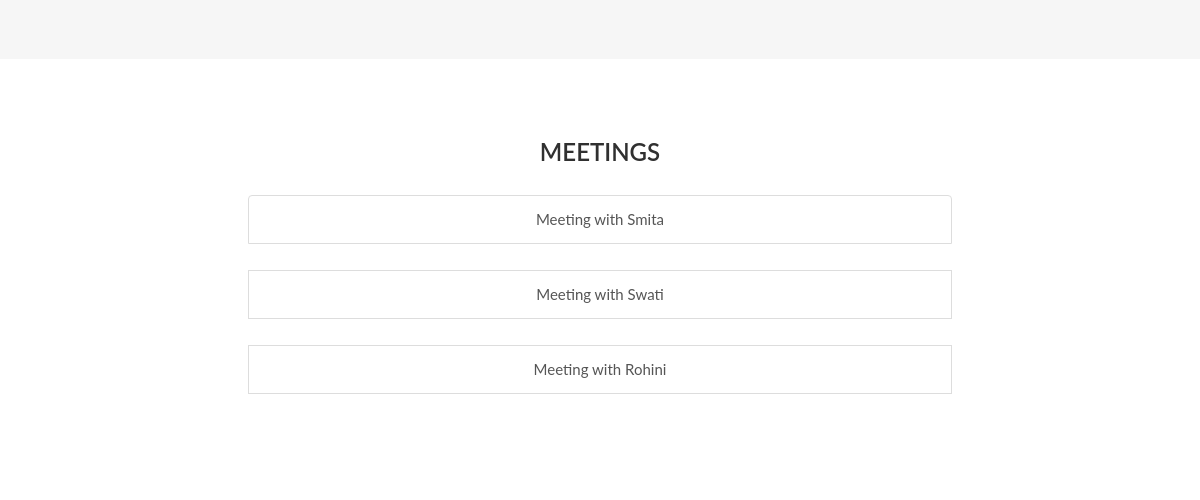
/mentor/?id=1 (lower part), run on an earlier commit of the app's database.
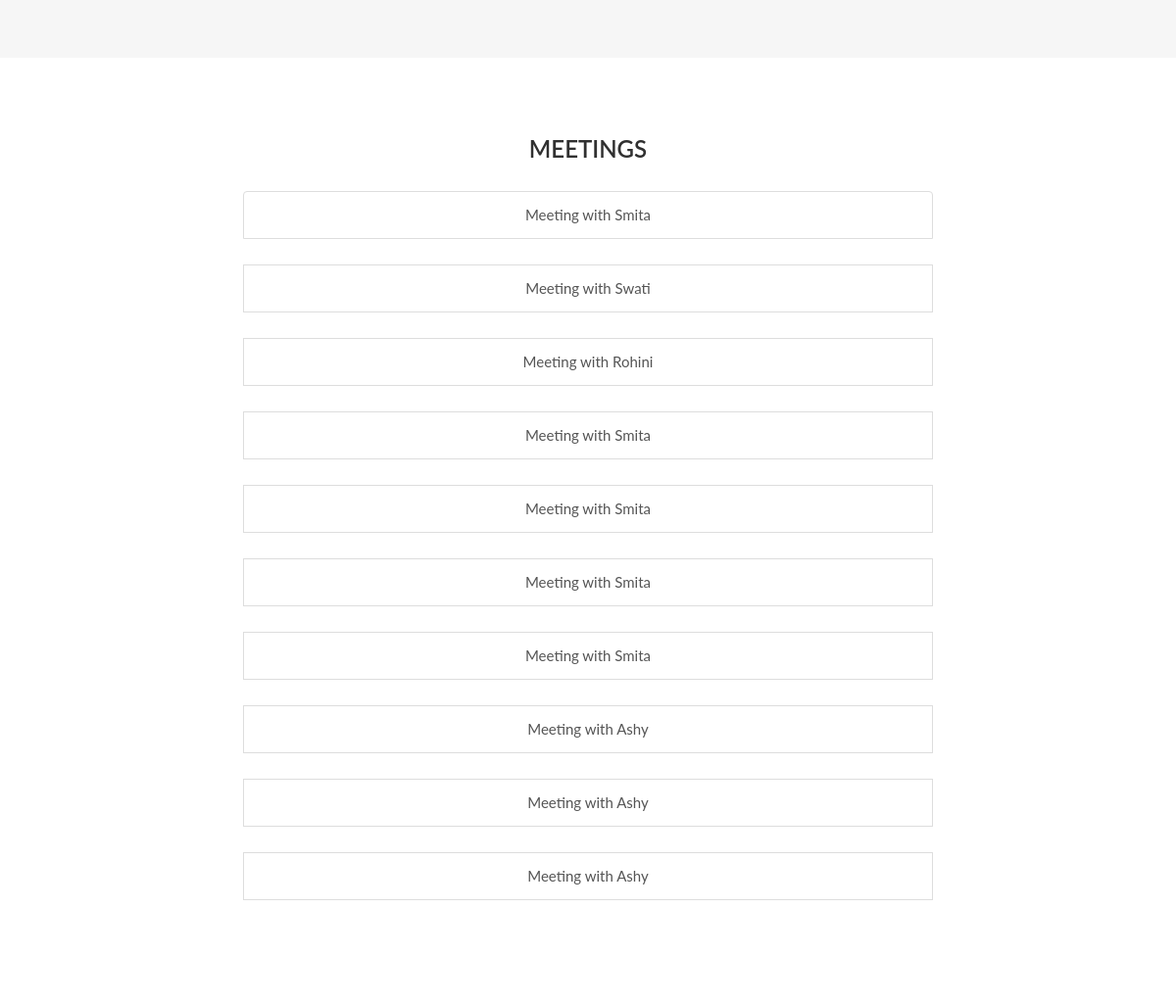
And on a later commit of the database.
### KatalystApp/models.py (models this page shows, shortened)
class Appointment(models.Model):
    location = models.CharField(max_length=512,default=None, null=True, blank=True)
    mentor = models.ForeignKey(Mentor)
    mentee = models.ForeignKey(Mentee)
    datetime = models.CharField(max_length=512,default=None, null=True, blank=True)
    goals = models.ManyToManyField(Goals)

class Mentee(models.Model):
    first_name = models.CharField(max_length=512,default=None, null=True, blank=True)
    last_name = models.CharField(max_length=512,default=None, null=True, blank=True)
    mobile = models.CharField(max_length=10,default=None, null=True, blank=True)
    email = models.CharField(max_length=512,default=None, null=True, blank=True)
    GENDER_CHOICES = ((1, 'Male'), (2, 'Female'))
    gender = models.IntegerField(choices=GENDER_CHOICES)
    age = models.IntegerField(max_length=4, blank=True, null=True, default=None)
    location = models.CharField(max_length=512,default=None, null=True, blank=True)
    gcm = models.CharField(max_length=512,default=None, null=True, blank=True)
    uuid = models.CharField(max_length=512,default=None, null=True, blank=True)
    assigned_mentor = models.ForeignKey(Mentor)
    django_user = models.OneToOneField(User)

### KatalystApp/views.py (the view)
# urls.py: url(r'^mentor/$', 'KatalystApp.views.mentor', name='mentor'),
@csrf_exempt
def mentor(request):
    id = int(request.GET['id'].strip())
    mentor = Mentor.objects.get(id=id)
    context={}
    context['mentor'] = mentor
    apptlist = []
    for xx in Appointment.objects.all():
        if xx.mentor.pk==mentor.pk:
            apptlist.append(xx)
    context['apptlist'] = apptlist
    return render(request, 'mentor.html', context)

### templates/mentor.html (shortened to what this page needs)
<!DOCTYPE html>
<html lang="en">
<head>
      {% load static from staticfiles %}
<link rel="stylesheet" type="text/css" href="{% static "css/bootstrap.min.css"%}">
    <link rel="stylesheet" type="text/css" href="{% static "css/sb-admin.css"%}">
    <link rel="stylesheet" type="text/css" href="{% static "font-awesome/css/font-awesome.min.css"%}">
</head>
<body id="myPage" data-spy="scroll" data-target=".navbar" data-offset="60">
<div id="Info" class="container-fluid bg-grey">
  </div>
<div id="portfolio" class="container-fluid text-center ">
<h2>MEETINGS</h2>
<div class="col-sm-offset-2 col-sm-8">
 <div class="list-group">
     {% for xx in apptlist %}
  <a href="/meeting/?id={{ xx.id }}" id="link1" class="list-group-item">Meeting with {{xx.mentee.first_name}}</a><br>
     {% endfor %}
</div>
</div>
</div>
</body>
</html>

What changed in the data, as far as the page shows it:
added Appointment: mentee.first_name "Smita"
added Appointment: mentee.first_name "Smita"
added Appointment: mentee.first_name "Smita"
added Appointment: mentee.first_name "Smita"
added Appointment: mentee.first_name "Ashy"
added Appointment: mentee.first_name "Ashy"
added Appointment: mentee.first_name "Ashy"
